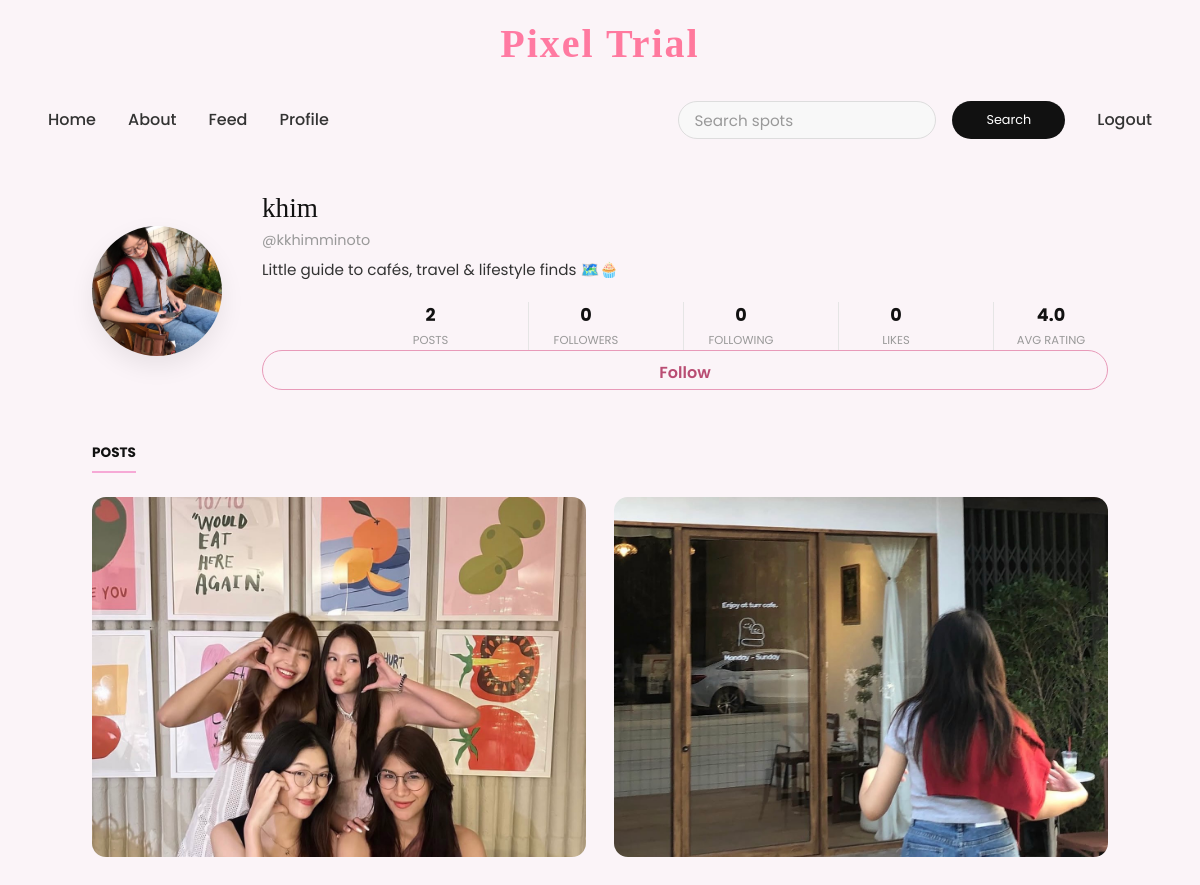
/profile/13 (signed in), run on the app's committed database.
### tables this page shows
CREATE TABLE profiles (
    id            INTEGER PRIMARY KEY AUTOINCREMENT,
    user_id       INTEGER UNIQUE NOT NULL,
    bio           TEXT,
    profile_photo TEXT DEFAULT 'default.jpg',
    instagram     TEXT,
    FOREIGN KEY(user_id) REFERENCES users(id)
);

CREATE TABLE users (
    id          INTEGER PRIMARY KEY AUTOINCREMENT,
    username    TEXT UNIQUE NOT NULL,
    email       TEXT UNIQUE,
    password    TEXT NOT NULL,
    role        TEXT DEFAULT 'user',
    is_admin    INTEGER DEFAULT 0
);

CREATE TABLE spots (
    id          INTEGER PRIMARY KEY AUTOINCREMENT,
    user_id     INTEGER NOT NULL,
    name        TEXT NOT NULL,
    location    TEXT,
    description TEXT,
    cover_image TEXT,
    created_at  TEXT DEFAULT CURRENT_TIMESTAMP,
    FOREIGN KEY(user_id) REFERENCES users(id)
);

### app.py (the view)
@app.route("/profile")
@app.route("/profile/<int:user_id>")
def profile(user_id=None):
    if "user_id" not in session:
        return redirect("/login")
    if user_id is None:
        user_id = session["user_id"]
    db = get_db()
    user = db.execute("""
        SELECT
            users.id,
            users.username,
            users.email,
            profiles.bio,
            profiles.profile_photo,
            profiles.instagram
        FROM users
        LEFT JOIN profiles ON users.id = profiles.user_id
        WHERE users.id = ?
    """, (user_id,)).fetchone()
    if not user:
        db.close()
        return "User not found", 404
    posts = db.execute("""
        SELECT *
        FROM spots
        WHERE user_id = ?
        ORDER BY created_at DESC
    """, (user_id,)).fetchall()
    followers = db.execute(
        "SELECT COUNT(*) FROM followers WHERE following_id = ?",
        (user_id,)
    ).fetchone()[0]
    following = db.execute(
        "SELECT COUNT(*) FROM followers WHERE follower_id = ?",
        (user_id,)
    ).fetchone()[0]
    likes = db.execute("""
        SELECT COUNT(*)
        FROM likes
        JOIN spots ON likes.spot_id = spots.id
        WHERE spots.user_id = ?
    """, (user_id,)).fetchone()[0]
    avg_rating = db.execute("""
        SELECT ROUND(AVG(rating), 1)
        FROM ratings
        JOIN spots ON ratings.spot_id = spots.id
        WHERE spots.user_id = ?
    """, (user_id,)).fetchone()[0]
    if avg_rating is None:
        avg_rating = 0
    is_following = False
    if session["user_id"] != user_id:
        is_following = db.execute(
            "SELECT 1 FROM followers WHERE follower_id = ? AND following_id = ?",
            (session["user_id"], user_id)
        ).fetchone() is not None
    db.close()
    return render_template(
        "profile.html",
        user=user,
        posts=posts,
        followers=followers,
        following=following,
        likes=likes,
        avg_rating=avg_rating,
        is_following=is_following
    )

### app.py (called while the page is built)
@app.context_processor
def inject_site_name():
    return {"siteName": "Pixel Trial"}

def get_db():
    conn = sqlite3.connect(DB_PATH)
    conn.row_factory = sqlite3.Row
    return conn

@app.before_request
def check_user_session():
    if 'user_id' in session:
        db = get_db()
        user = db.execute(
            'SELECT id, role, is_admin FROM users WHERE id = ?',
            (session['user_id'],)
        ).fetchone()
        db.close()
        if not user:
            session.clear()
        else:
            session['role'] = user['role']
            session['is_admin'] = bool(user['is_admin'])

### templates/profile.html (shortened to what this page needs)
{% extends "base.html" %}
{% block content %}
<div class="pf-wrap">
<div class="pf-hero">
    <div class="pf-avatar">
      {% if user.profile_photo and user.profile_photo != 'default.jpg' %}
        <img src="{{ url_for('static', filename='images/profiles/' ~ user.profile_photo) }}"
             alt="{{ user.username }}">
      {% else %}
        {{ user.username[0].upper() }}
      {% endif %}
    </div>
    <div class="pf-info">
      <h1 class="pf-username">{{ user.username }}</h1>
      {% if user.instagram %}
        <p class="pf-handle">@{{ user.instagram }}</p>
      {% else %}
        <p class="pf-handle">@{{ user.username }}</p>
      {% endif %}
      <p class="pf-bio">{{ user.bio or "No bio yet ✨" }}</p>
      <div class="pf-stats">
        <div class="pf-stat">
          <strong>{{ posts | length }}</strong>
          <span>Posts</span>
        </div>
        <div class="pf-stat">
          <strong>{{ followers }}</strong>
          <span>Followers</span>
        </div>
        <div class="pf-stat">
          <strong>{{ following }}</strong>
          <span>Following</span>
        </div>
        <div class="pf-stat">
          <strong>{{ likes }}</strong>
          <span>Likes</span>
        </div>
        <div class="pf-stat">
          <strong>{{ avg_rating }}</strong>
          <span>Avg rating</span>
        </div>
      </div>
      <div class="pf-actions">
        {% if session.get('user_id') == user.id %}
          <a href="{{ url_for('edit_profile') }}" class="pf-btn">Edit Profile ✎</a>
        {% else %}
          {% if session.get('user_id') %}
            <form action="{{ url_for('follow', user_id=user.id) }}" method="POST">
              <button type="submit" class="pf-btn fill">
                {{ 'Unfollow' if is_following else 'Follow' }}
              </button>
            </form>
          {% endif %}
        {% endif %}
      </div>
    </div>
  </div>
  <p class="pf-section-label">Posts</p>
  {% if posts %}
    <div class="pf-grid">
      {% for post in posts %}
        <a href="{{ url_for('spot_detail', spot_id=post.id) }}" class="pf-cell">
          {% if post.cover_image %}
            <img src="{{ url_for('static', filename='images/spots/' ~ post.cover_image) }}"
                 alt="{{ post.name }}">
          {% else %}
            <div class="pf-cell-placeholder">{{ post.name }}</div>
          {% endif %}
        </a>
      {% endfor %}
    </div>
  {% else %}
    <p class="pf-empty">No spots posted yet.</p>
  {% endif %}
</div>
{% endblock %}

### static/styles.css (style rules this page uses)
* { margin: 0; padding: 0; box-sizing: border-box; font-family: 'Poppins', sans-serif; }
body { background: #fbf4f8; margin: 0; padding: 0; }
button { width: 100%; height: 40px; background: #fff; border: none; outline: none; border-radius: 40px; cursor: pointer; font-size: 1em; color: #000; font-weight: 500; }
.pf-wrap { max-width: 1180px; margin: 40px auto; padding: 0 50px; }
.pf-hero { display: flex; align-items: center; justify-content: space-between; gap: 40px; margin-bottom: 50px; position: relative; }
.pf-avatar { width: 130px; height: 130px; border-radius: 50%; overflow: hidden; background: #eee; box-shadow: 0 10px 25px rgba(0,0,0,0.08); }
.pf-avatar img { width: 100%; height: 100%; object-fit: cover; }
.pf-info { display: flex; flex-direction: column; flex: 1; }
.pf-username { font-family: 'Playfair Display', serif; font-size: 1.7rem; color: #111; margin-bottom: 5px; }
.pf-handle { color: #999; font-size: 0.9rem; margin-bottom: 8px; }
.pf-bio { color: #333; font-size: 0.95rem; margin-bottom: 0; }
.pf-stats { display: flex; gap: 40px; margin-top: 20px; justify-content: flex-end; }
.pf-stat { min-width: 115px; text-align: center; border-left: 1px solid #e5e5e5; padding: 0 18px; }
.pf-stat:first-child { border-left: none; }
.pf-stat strong { display: block; font-size: 1.1rem; color: #111; }
.pf-stat span { display: block; font-size: 0.72rem; color: #999; text-transform: uppercase; margin-top: 4px; }
.pf-actions { justify-content: center; }
.pf-btn { display: inline-block; padding: 10px 42px; border-radius: 999px; border: 1px solid #e89ab9; color: #b94d73; background: transparent; text-decoration: none; font-weight: 600; }
.pf-section-label { display: inline-block; font-size: 0.85rem; font-weight: 700; color: #111; text-transform: uppercase; border-bottom: 2px solid #f6a9d6; padding-bottom: 8px; margin-bottom: 24px; }
.pf-grid { display: grid; grid-template-columns: repeat(2, 1fr); gap: 28px; }
.pf-cell { position: relative; height: 360px; border-radius: 14px; overflow: hidden; background: #f5f5f5; text-decoration: none; }
.pf-cell img { width: 100%; height: 100%; object-fit: cover; }

### data on the page
profiles: profile_photo (picture), instagram "kkhimminoto", bio "Little guide to cafés, travel & lifestyle finds 🗺️🧁"
users: username "khim"
spots: cover_image (picture)
spots: cover_image (picture)

### other printed values
{{ posts | length }} "2"
{{ followers }} "0"
{{ following }} "0"
{{ likes }} "0"
{{ avg_rating }} "4.0"
{{ 'Unfollow' if is_following else 'Follow' }} "Follow"
